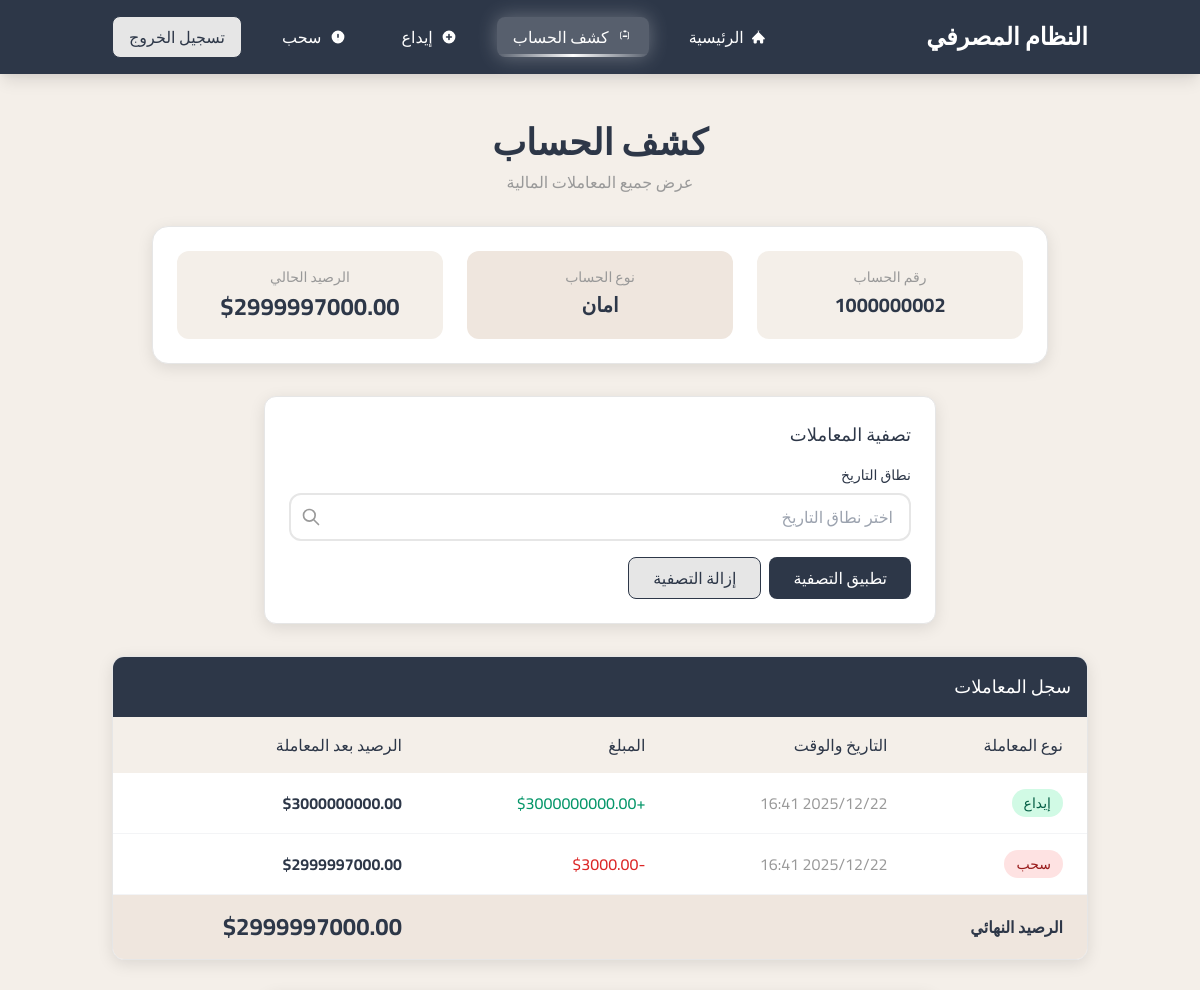
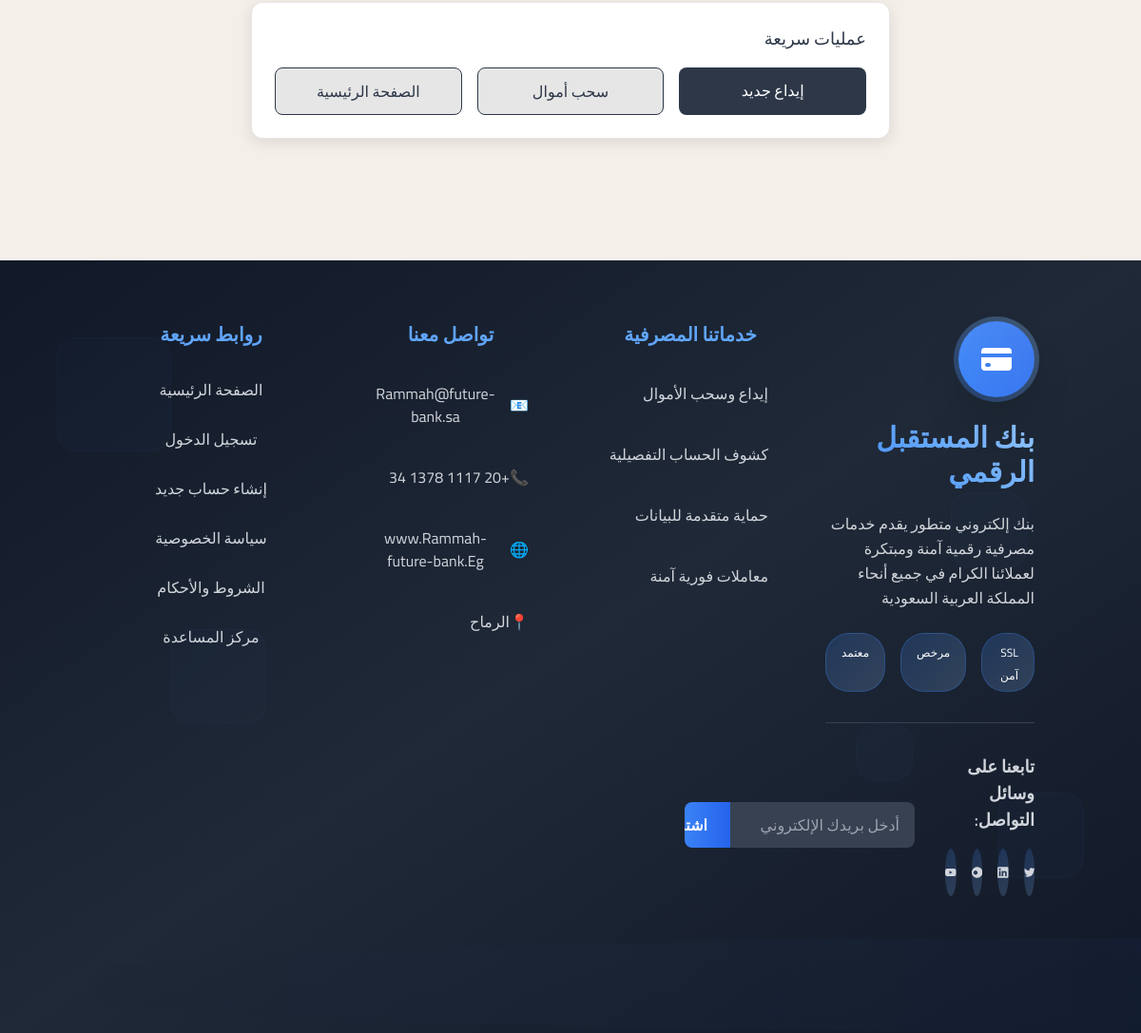
The page /transactions/report/ (signed in) on the database its author committed (2 pictures, top to bottom).
### accounts/models.py (models this page shows, shortened)
class UserBankAccount(models.Model):
    user = models.OneToOneField(
        User,
        related_name='account',
        on_delete=models.CASCADE,
        verbose_name='المستخدم'
    )
    account_type = models.ForeignKey(
        BankAccountType,
        related_name='accounts',
        on_delete=models.CASCADE,
        verbose_name='نوع الحساب'
    )
    account_no = models.PositiveIntegerField(unique=True, verbose_name='رقم الحساب')
    gender = models.CharField(max_length=1, choices=GENDER_CHOICE, verbose_name='الجنس')
    birth_date = models.DateField(null=True, blank=True, verbose_name='تاريخ الميلاد')
    balance = models.DecimalField(
        default=0,
        max_digits=12,
        decimal_places=2,
        verbose_name='الرصيد'
    )
    interest_start_date = models.DateField(
        null=True, blank=True,
        help_text='تاريخ بداية حساب الفائدة',
        verbose_name='تاريخ بداية الفائدة'
    )
    initial_deposit_date = models.DateField(null=True, blank=True, verbose_name='تاريخ أول إيداع')
    class Meta:
        verbose_name = 'حساب بنكي'
        verbose_name_plural = 'الحسابات البنكية'

class BankAccountType(models.Model):
    name = models.CharField(max_length=128, verbose_name='اسم نوع الحساب')
    maximum_withdrawal_amount = models.DecimalField(
        decimal_places=2,
        max_digits=12,
        verbose_name='الحد الأقصى للسحب'
    )
    annual_interest_rate = models.DecimalField(
        validators=[MinValueValidator(0), MaxValueValidator(100)],
        decimal_places=2,
        max_digits=5,
        help_text='معدل الفائدة السنوي من 0 إلى 100',
        verbose_name='معدل الفائدة السنوي'
    )
    interest_calculation_per_year = models.PositiveSmallIntegerField(
        validators=[MinValueValidator(1), MaxValueValidator(12)],
        help_text='عدد مرات حساب الفائدة في السنة',
        verbose_name='عدد مرات حساب الفائدة سنوياً'
    )
    class Meta:
        verbose_name = 'نوع حساب بنكي'
        verbose_name_plural = 'أنواع الحسابات البنكية'

### transactions/models.py (models this page shows, shortened)
class Transaction(models.Model):
    account = models.ForeignKey(
        UserBankAccount,
        related_name='transactions',
        on_delete=models.CASCADE,
        verbose_name='الحساب'
    )
    amount = models.DecimalField(
        decimal_places=2,
        max_digits=12,
        verbose_name='المبلغ'
    )
    balance_after_transaction = models.DecimalField(
        decimal_places=2,
        max_digits=12,
        verbose_name='الرصيد بعد المعاملة'
    )
    transaction_type = models.PositiveSmallIntegerField(
        choices=TRANSACTION_TYPE_CHOICES,
        verbose_name='نوع المعاملة'
    )
    timestamp = models.DateTimeField(auto_now_add=True, verbose_name='وقت المعاملة')
    class Meta:
        ordering = ['timestamp']
        verbose_name = 'معاملة مالية'
        verbose_name_plural = 'المعاملات المالية'

### transactions/views.py (the view)
# urls.py: path("report/", TransactionRepostView.as_view(), name="transaction_report"),
class TransactionRepostView(LoginRequiredMixin, ListView):
    template_name = 'transactions/transaction_report.html'
    model = Transaction
    form_data = {}
    def dispatch(self, request, *args, **kwargs):
        if not hasattr(request.user, 'account'):
            messages.error(request, 'يجب أن يكون لديك حساب بنكي للوصول إلى هذه الصفحة.')
            return redirect('home')
        return super().dispatch(request, *args, **kwargs)
    def get(self, request, *args, **kwargs):
        form = TransactionDateRangeForm(request.GET or None)
        if form.is_valid():
            self.form_data = form.cleaned_data
        return super().get(request, *args, **kwargs)
    def get_queryset(self):
        queryset = super().get_queryset().filter(
            account=self.request.user.account
        )
        daterange = self.form_data.get("daterange")
        search_query = self.request.GET.get('search', '')
        transaction_type = self.request.GET.get('transaction_type', '')
        if daterange:
            queryset = queryset.filter(timestamp__date__range=daterange)
        if search_query:
            queryset = queryset.filter(
                Q(amount__icontains=search_query) |
                Q(balance_after_transaction__icontains=search_query)
            )
        if transaction_type:
            queryset = queryset.filter(transaction_type=transaction_type)
        return queryset.distinct()
    def get_context_data(self, **kwargs):
        context = super().get_context_data(**kwargs)
        context.update({
            'account': self.request.user.account,
            'form': TransactionDateRangeForm(self.request.GET or None)
        })
        return context

### transactions/forms.py (shortened to what this page needs)
class TransactionDateRangeForm(forms.Form):
    daterange = forms.CharField(
        required=False,
        label='نطاق التاريخ',
        widget=forms.TextInput(attrs={
            'placeholder': 'اختر نطاق التاريخ',
            'class': 'input-field w-full px-4 py-3 rounded-xl text-gray-700 leading-tight focus:outline-none'
        })
    )

### templates/transactions/transaction_report.html (shortened to what this page needs)
{% extends 'core/base.html' %}
{% block head_extra %}
    <link rel="stylesheet" type="text/css" href="https://cdn.jsdelivr.net/npm/daterangepicker/daterangepicker.css" />
{% endblock %}
{% block content %}
<div class="container mx-auto px-6 py-12">
    <div class="text-center mb-8">
        <h1 class="text-4xl font-bold text-primary mb-2">كشف الحساب</h1>
        <p class="text-muted">عرض جميع المعاملات المالية</p>
    </div>
    <div class="max-w-4xl mx-auto mb-8">
        <div class="card rounded-2xl p-6">
            <div class="grid md:grid-cols-3 gap-6">
                <div class="text-center p-4 bg-light rounded-xl">
                    <p class="text-sm text-muted mb-1">رقم الحساب</p>
                    <p class="text-xl font-bold text-primary">{{ account.account_no }}</p>
                </div>
                <div class="text-center p-4 bg-beige rounded-xl">
                    <p class="text-sm text-muted mb-1">نوع الحساب</p>
                    <p class="text-xl font-bold text-primary">{{ account.account_type.name }}</p>
                </div>
                <div class="text-center p-4 bg-light rounded-xl">
                    <p class="text-sm text-muted mb-1">الرصيد الحالي</p>
                    <p class="text-2xl font-bold text-primary">${{ account.balance }}</p>
                </div>
            </div>
        </div>
    </div>
    <div class="max-w-2xl mx-auto mb-8">
        <div class="card rounded-xl p-6">
            <h3 class="text-lg font-medium text-primary mb-4">تصفية المعاملات</h3>
            <form method="get" class="space-y-4">
                <div>
                    <label class="block text-sm font-medium text-primary mb-2">نطاق التاريخ</label>
                    <div class="relative">
                        <input type="search"
                               name="daterange"
                               id="search"
                               placeholder="اختر نطاق التاريخ"
                               value="{{ request.GET.daterange }}"
                               class="input-field w-full px-4 py-3 rounded-xl text-gray-700 leading-tight focus:outline-none" />
                        <button type="submit" class="absolute left-3 top-1/2 transform -translate-y-1/2 text-muted hover:text-primary">
                            <svg fill="none" stroke="currentColor" stroke-linecap="round" stroke-linejoin="round" stroke-width="2" viewBox="0 0 24 24" class="w-5 h-5">
                                <path d="M21 21l-6-6m2-5a7 7 0 11-14 0 7 7 0 0114 0z"></path>
                            </svg>
                        </button>
                    </div>
                </div>
                <div class="flex gap-2">
                    <button type="submit" class="btn-primary px-6 py-2 rounded-lg font-medium">
                        تطبيق التصفية
                    </button>
                    <a href="{% url 'transactions:transaction_report' %}" class="btn-secondary px-6 py-2 rounded-lg font-medium">
                        إزالة التصفية
                    </a>
                </div>
            </form>
        </div>
    </div>
    <div class="max-w-6xl mx-auto">
        <div class="card rounded-xl overflow-hidden">
            <div class="bg-primary text-white p-4">
                <h3 class="text-lg font-medium">سجل المعاملات</h3>
            </div>
            {% if object_list %}
            <div class="overflow-x-auto">
                <table class="w-full">
                    <thead class="bg-light">
                        <tr class="text-primary">
                            <th class="px-6 py-4 text-right font-medium">نوع المعاملة</th>
                            <th class="px-6 py-4 text-right font-medium">التاريخ والوقت</th>
                            <th class="px-6 py-4 text-right font-medium">المبلغ</th>
                            <th class="px-6 py-4 text-right font-medium">الرصيد بعد المعاملة</th>
                        </tr>
                    </thead>
                    <tbody>
                        {% for transaction in object_list %}
                        <tr class="border-b border-gray-100 hover:bg-light transition-colors duration-200">
                            <td class="px-6 py-4">
                                {% if transaction.transaction_type == 1 %}
                                    <span class="inline-flex items-center px-3 py-1 rounded-full text-sm font-medium bg-green-100 text-green-800">
                                        إيداع
                                    </span>
                                {% elif transaction.transaction_type == 2 %}
                                    <span class="inline-flex items-center px-3 py-1 rounded-full text-sm font-medium bg-red-100 text-red-800">
                                        سحب
                                    </span>
                                {% else %}
                                    <span class="inline-flex items-center px-3 py-1 rounded-full text-sm font-medium bg-blue-100 text-blue-800">
                                        فائدة
                                    </span>
                                {% endif %}
                            </td>
                            <td class="px-6 py-4 text-muted">
                                {{ transaction.timestamp|date:"Y/m/d H:i" }}
                            </td>
                            <td class="px-6 py-4 font-medium">
                                {% if transaction.transaction_type == 1 %}
                                    <span class="text-green-600">+${{ transaction.amount }}</span>
                                {% else %}
                                    <span class="text-red-600">-${{ transaction.amount }}</span>
                                {% endif %}
                            </td>
                            <td class="px-6 py-4 font-bold text-primary">
                                ${{ transaction.balance_after_transaction }}
                            </td>
                        </tr>
                        {% endfor %}
                    </tbody>
                    <tfoot class="bg-beige">
                        <tr>
                            <th class="px-6 py-4 text-right text-primary" colspan="3">الرصيد النهائي</th>
                            <th class="px-6 py-4 text-right text-2xl font-bold text-primary">
                                ${{ account.balance }}
                            </th>
                        </tr>
                    </tfoot>
                </table>
            </div>
            {% endif %}
        </div>
    </div>
    <div class="max-w-2xl mx-auto mt-8">
        <div class="card rounded-xl p-6">
            <h3 class="text-lg font-medium text-primary mb-4">عمليات سريعة</h3>
            <div class="grid md:grid-cols-3 gap-4">
                {% if not user.is_staff and not user.is_superuser %}
                <a href="{% url 'transactions:deposit_money' %}" class="btn-primary text-center py-3 px-4 rounded-lg font-medium">
                    إيداع جديد
                </a>
                <a href="{% url 'transactions:withdraw_money' %}" class="btn-secondary text-center py-3 px-4 rounded-lg font-medium">
                    سحب أموال
                </a>
                {% endif %}
                <a href="{% url 'home' %}" class="btn-secondary text-center py-3 px-4 rounded-lg font-medium">
                    الصفحة الرئيسية
                </a>
            </div>
        </div>
    </div>
</div>
{% endblock %}

### templates/core/base.html (style rules this page uses)
:root { --primary-dark: #2D3748; --primary-light: #4A5568; --accent-gray: #E6E6E6; --light-beige: #F4EFE9; --beige: #EFE6DE; --medium-gray: #999999; --white: #FFFFFF; --black: #000000; }
* { font-family: 'Cairo', sans-serif; }
body { background-color: var(--light-beige); min-height: 100vh; }
.card { background: var(--white); border: 1px solid var(--accent-gray); box-shadow: 0 4px 16px rgba(0, 0, 0, 0.1); }
.btn-primary { background-color: var(--primary-dark); color: var(--white); border: none; transition: all 0.3s ease; }
.btn-secondary { background-color: var(--accent-gray); color: var(--primary-dark); border: 1px solid var(--primary-dark); transition: all 0.3s ease; }
.input-field { background-color: var(--white); border: 2px solid var(--accent-gray); transition: all 0.3s ease; }
.text-primary { color: var(--primary-dark); }
.text-muted { color: var(--medium-gray); }
.bg-primary { background-color: var(--primary-dark); }
.bg-light { background-color: var(--light-beige); }
.bg-beige { background-color: var(--beige); }

### rows shown on the page
UserBankAccount: account_no "1000000002", account_type.name "امان", balance "2999997000.00"
Transaction: transaction_type "إيداع"
Transaction: transaction_type "سحب"
